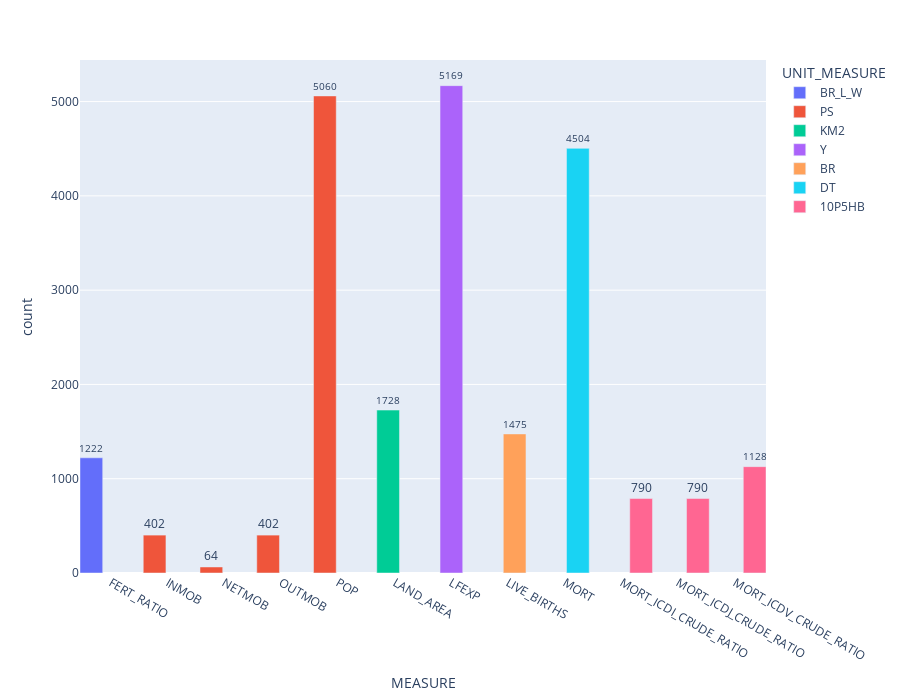

Source (notebook cell):
### Markdown cell above
#### 3.1 Quais unit_measures acompanham cada MEASURE?

### Code cell
import plotly.express as px
import numpy as np 

dm_null = dm.replace(0, np.nan) # Trocando os valores zero por nulo

# 1) Agrupar e contar
counts = (
    dm_null
      .groupby(['MEASURE', 'UNIT_MEASURE'])
      .agg(count=('value','count'))
      .reset_index()
)

fig = px.bar(
    counts,
    x="MEASURE",
    y="count",
    color="UNIT_MEASURE",
    barmode="group",
    height=600,
    text="count",
)

# Scroll horizontal (x-axis com range + modo interativo)
fig.update_layout(
  xaxis=dict(
    # rangeslider=dict(visible=True),  # adiciona slider
    type="category"
  ),
  height=700  # aumenta o tamanho da figura
)
fig.update_traces(
  textposition="outside",
  # textangle=45,
  # textfont_size=250,  # aumenta o tamanho do texto
  width=0.4
)
fig.show()

### Figure 1 — Plotly figure (JSON) as saved in the notebook; plotly's stock layout.template omitted (floating-point values rounded to 4 significant figures)
{"data": [{"alignmentgroup": "True", "hovertemplate": "UNIT_MEASURE=BR_L_W<br>MEASURE=%{x}<br>count=%{text}<extra></extra>", "legendgroup": "BR_L_W", "marker": {"color": "#636efa", "pattern": {"shape": ""}}, "name": "BR_L_W", "offsetgroup": "BR_L_W", "orientation": "v", "showlegend": true, "text": [1222.0], "textposition": "outside", "type": "bar", "width": 0.4, "x": ["FERT_RATIO"], "xaxis": "x", "y": [1222], "yaxis": "y"}, {"alignmentgroup": "True", "hovertemplate": "UNIT_MEASURE=PS<br>MEASURE=%{x}<br>count=%{text}<extra></extra>", "legendgroup": "PS", "marker": {"color": "#EF553B", "pattern": {"shape": ""}}, "name": "PS", "offsetgroup": "PS", "orientation": "v", "showlegend": true, "text": [402.0, 64.0, 402.0, 5060.0], "textposition": "outside", "type": "bar", "width": 0.4, "x": ["INMOB", "NETMOB", "OUTMOB", "POP"], "xaxis": "x", "y": [402, 64, 402, 5060], "yaxis": "y"}, {"alignmentgroup": "True", "hovertemplate": "UNIT_MEASURE=KM2<br>MEASURE=%{x}<br>count=%{text}<extra></extra>", "legendgroup": "KM2", "marker": {"color": "#00cc96", "pattern": {"shape": ""}}, "name": "KM2", "offsetgroup": "KM2", "orientation": "v", "showlegend": true, "text": [1728.0], "textposition": "outside", "type": "bar", "width": 0.4, "x": ["LAND_AREA"], "xaxis": "x", "y": [1728], "yaxis": "y"}, {"alignmentgroup": "True", "hovertemplate": "UNIT_MEASURE=Y<br>MEASURE=%{x}<br>count=%{text}<extra></extra>", "legendgroup": "Y", "marker": {"color": "#ab63fa", "pattern": {"shape": ""}}, "name": "Y", "offsetgroup": "Y", "orientation": "v", "showlegend": true, "text": [5169.0], "textposition": "outside", "type": "bar", "width": 0.4, "x": ["LFEXP"], "xaxis": "x", "y": [5169], "yaxis": "y"}, {"alignmentgroup": "True", "hovertemplate": "UNIT_MEASURE=BR<br>MEASURE=%{x}<br>count=%{text}<extra></extra>", "legendgroup": "BR", "marker": {"color": "#FFA15A", "pattern": {"shape": ""}}, "name": "BR", "offsetgroup": "BR", "orientation": "v", "showlegend": true, "text": [1475.0], "textposition": "outside", "type": "bar", "width": 0.4, "x": ["LIVE_BIRTHS"], "xaxis": "x", "y": [1475], "yaxis": "y"}, {"alignmentgroup": "True", "hovertemplate": "UNIT_MEASURE=DT<br>MEASURE=%{x}<br>count=%{text}<extra></extra>", "legendgroup": "DT", "marker": {"color": "#19d3f3", "pattern": {"shape": ""}}, "name": "DT", "offsetgroup": "DT", "orientation": "v", "showlegend": true, "text": [4504.0], "textposition": "outside", "type": "bar", "width": 0.4, "x": ["MORT"], "xaxis": "x", "y": [4504], "yaxis": "y"}, {"alignmentgroup": "True", "hovertemplate": "UNIT_MEASURE=10P5HB<br>MEASURE=%{x}<br>count=%{text}<extra></extra>", "legendgroup": "10P5HB", "marker": {"color": "#FF6692", "pattern": {"shape": ""}}, "name": "10P5HB", "offsetgroup": "10P5HB", "orientation": "v", "showlegend": true, "text": [790.0, 790.0, 1128.0], "textposition": "outside", "type": "bar", "width": 0.4, "x": ["MORT_ICDI_CRUDE_RATIO", "MORT_ICDJ_CRUDE_RATIO", "MORT_ICDV_CRUDE_RATIO"], "xaxis": "x", "y": [790, 790, 1128], "yaxis": "y"}], "layout": {"barmode": "group", "height": 700, "legend": {"title": {"text": "UNIT_MEASURE"}, "tracegroupgap": 0}, "margin": {"t": 60}, "xaxis": {"anchor": "y", "domain": [0, 1], "title": {"text": "MEASURE"}, "type": "category"}, "yaxis": {"anchor": "x", "domain": [0, 1], "title": {"text": "count"}}}}
